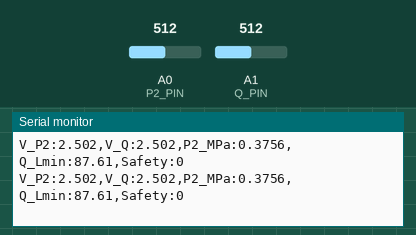
A sketch run on a simulated Arduino Uno, built with avr-gcc and run on an emulated ATmega328P. Shown: the last lines printed to the serial monitor. The inputs (shaded band) are chosen by the test bench; at power-on: A1 (Q_PIN) = 512, A0 (P2_PIN) = 512.

Above: at 1.2 s.
1.3 s: A1 (Q_PIN) set to 557
At 1.39 s:
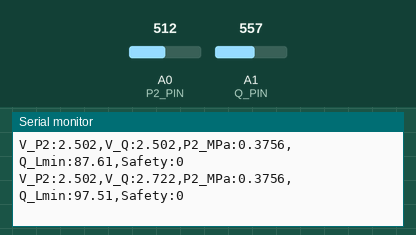
4.3 s: A1 (Q_PIN) set to 587
At 4.35 s:
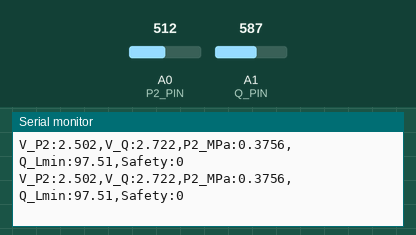
Timing chart, 0 to 7.3 s (numbered marks = the images above; inputs shaded):
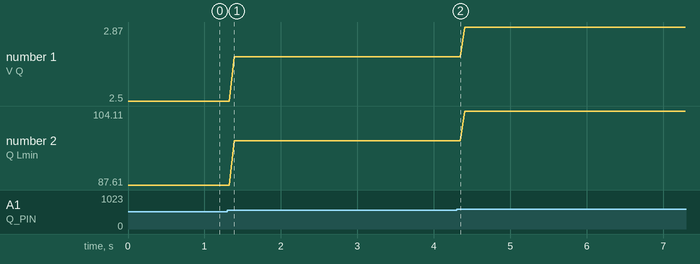

Measured:
- after the input at 1.3 s, the serial monitor: prints a new line after 0.09 s (image 1)
- plotted number 1: 2.5 → 2.72 after the input at 1.3 s, 2.72 → 2.87 after the input at 4.3 s
- plotted number 2: 87.61 → 97.51 after the input at 1.3 s, 97.51 → 104.11 after the input at 4.3 s

The sketch:

pneumatic_data_collection.ino
```cpp
// Pin definitions based on wiring
// [CHANGED] Removed P1_PIN (A2) — pressure sensor 1 no longer used
const int P2_PIN = A0; // Pressure sensor 2
const int Q_PIN  = A1; // Air flow sensor

// Constants for ADC conversion
const float VREF = 5.0;
const int ADC_MAX = 1023;

// === NEW: SOFTWARE SAFETY SETTINGS ===
const float MAX_SAFE_PRESSURE = 0.5; // Max allowed pressure in MPa (e.g., 8 bar)
const unsigned long MAX_OVERPRESSURE_TIME = 2000; // Allowed spike duration in milliseconds (2 seconds)

unsigned long overpressureStartTime = 0;
bool safetyTripped = false;

void setup() {
  Serial.begin(9600);
  // [CHANGED] No CSV header printed — using label:value format instead.
  // The Serial Plotter reads label:value pairs to show custom legend names.
}

// Conversion of raw ADC to voltage
float readVoltage(int pin) {
  int raw = analogRead(pin);
  float voltage = raw * (VREF / (float)ADC_MAX);
  return voltage;
}

// PSE570-02: 1V to 5V maps to 0 to 1 MPa
float pressureMPa(float voltage) {
  float pressure = (voltage - 1.0) / 4.0;
  if (pressure < 0) pressure = 0; // Grounding floor for noise
  return pressure;
}

// PF2A521-F03-1: 1V to 5V maps to 0 to 100 L/min (verify range with datasheet)
float flowLmin(float voltage) {
  float flow = 45.0 * voltage - 25.0;
  if (flow < 0) flow = 0;
  return flow;
}

void loop() {
  // Timestamp (not sent to serial — plotter handles X-axis, MATLAB uses its own timer)
  float time_s = millis() / 1000.0;

  // Read voltages
  float V_P2 = readVoltage(P2_PIN);
  float V_Q  = readVoltage(Q_PIN);

  // Convert to engineering units
  float P2_MPa = pressureMPa(V_P2);
  float Q_L_min = flowLmin(V_Q);

// === SOFTWARE SAFETY CHECK ===
  // [CHANGED] Safety check now only monitors P2 — P1 sensor removed
  if (P2_MPa > MAX_SAFE_PRESSURE) {
    if (overpressureStartTime == 0) {
      overpressureStartTime = millis(); // Start timing the spike
    }

    // If the pressure stays too high for longer than allowed, trip the safety
    if ((millis() - overpressureStartTime) > MAX_OVERPRESSURE_TIME) {
      safetyTripped = true;
    }
  } else {
    overpressureStartTime = 0; // Reset timer if pressure drops back to normal
  }

  // [CHANGED] Output in label:value format for Serial Plotter custom names
  // Format: "V_P2:x.xxx,V_Q:x.xxx,P2_MPa:x.xxxx,Q_Lmin:xx.xx,Safety:0or1"
  // Safety encoded as numeric: 0 = NORMAL, 1 = CRITICAL_OVERPRESSURE
  // time_s omitted — its ever-increasing value would dominate the Y-axis scale
  Serial.print("V_P2:");
  Serial.print(V_P2, 3);
  Serial.print(",");
  Serial.print("V_Q:");
  Serial.print(V_Q, 3);
  Serial.print(",");
  Serial.print("P2_MPa:");
  Serial.print(P2_MPa, 4);
  Serial.print(",");
  Serial.print("Q_Lmin:");
  Serial.print(Q_L_min, 2);
  Serial.print(",");
  Serial.print("Safety:");
  Serial.println(safetyTripped ? 1 : 0);

  delay(10); // [FIXED] ~100Hz sample rate (delay is 10ms, not 1s)
}
```
